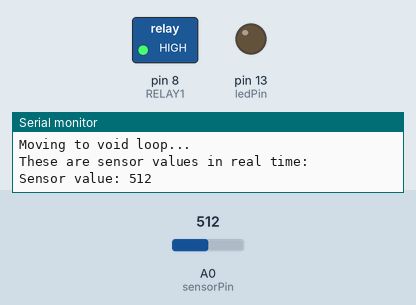
This sketch was run on a simulated Arduino Uno, built with avr-gcc and run on an emulated ATmega328P. On the bench: switched loads named in the sketch (green lamp = pin HIGH), output pins drawn as LEDs (lit = HIGH), the last lines printed to the serial monitor. The inputs (shaded band) are chosen by the test bench; at power-on: A0 (sensorPin) = 512.

Above: at 3.7 s.
3.8 s: A0 (sensorPin) set to 533
At 6.3 s:
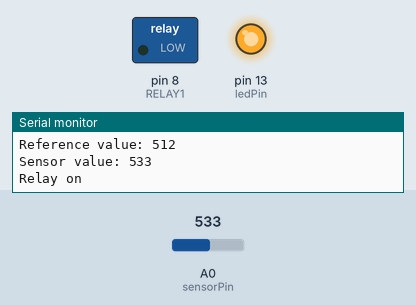
Timing chart, 0 to 7.8 s (numbered marks = the images above; inputs shaded):
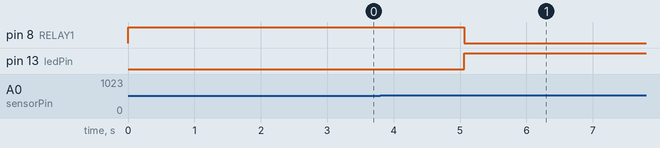

Measured:
- the behaviour switches between 517 and 518 on A0 (sensorPin) (found by bisection; images 0 and 1)
- after the input at 3.8 s, pin 8 (RELAY1): HIGH → LOW after 1.3 s; pin 13 (ledPin): LOW → HIGH after 1.3 s

The sketch:

Sparking_Palm.ino
```cpp
/*Microphone connections:
A0 = A0
G = GND
+ = 5V
D0 = "No need to connect"

Relay INPUT connections:
VCC = 5V
GND = GND
INT = pin 8

Relay OUTPUT:
-Rotate relay until all OUTPUT connections are on your right
-Now count OUTPUTS from top to bottom. Connect first cable to 4th and another to 5th OUTPUT of the relay. Doesn't matter which way.
*/
#define RELAY1  8
int previous_round = 0; //Was relay on during previous round?
int current_round = 0; //Is relay on this round?

int sensorPin = A0; // select the input pin for the potentiometer
int ledPin = 13; // select the pin for the LED
int sensorValue = 0; // variable to store the value coming from the sensor
int sensorValue_reference = 270; //I use 270 as reference preference here. You have to adjust your potentiometer on your mic to the same value aswell.
//It seems that the value of the sensor is rising over time if you keep it on for a longer time. This variable sets it always to certain point when resetting the Arduino.


void setup ()
{
  pinMode(RELAY1, OUTPUT);
  digitalWrite(RELAY1,HIGH);          // Turns Relay Off
  pinMode (ledPin, OUTPUT);
  Serial.begin (9600);
  int sensorValue_reference1 = analogRead (sensorPin);//reading the reference value
  delay(100);
  int sensorValue_reference2 = analogRead (sensorPin);//reading the reference value
  delay(100);
  int sensorValue_reference3 = analogRead (sensorPin);//reading the reference value
  delay(100);
  int sensorValue_reference4 = analogRead (sensorPin);//reading the reference value
  delay(100);
  int sensorValue_reference5 = analogRead (sensorPin);//reading the reference value
  delay(100);
  sensorValue_reference = (sensorValue_reference1 + sensorValue_reference2 + sensorValue_reference3 + sensorValue_reference4 + sensorValue_reference5)/5;
  Serial.println ("Reference sensor value:");
  Serial.println (sensorValue_reference, DEC);
  delay(1000);
  Serial.println("Moving to void loop...");
  delay(1000);
  Serial.println("These are sensor values in real time: ");
}

void loop ()
{
  previous_round = current_round;
  sensorValue = analogRead (sensorPin);
  delay (sensorValue);
  //delay (sensorValue);
  Serial.print ("Sensor value: ");
  Serial.println (sensorValue, DEC);
  trigger(sensorValue_reference - 5, sensorValue_reference + 5);//NOTE: When measured value change +-5 compared to reference value relay willl be triggered. //NOTE: This value (5) varies a lot because of unideal components. Try to find a right value for yourself. Mine have been between 2 and 10.
  check_relay_current_and_previous_status();
}

void trigger(int limit2, int limit1){ //Triggers the relay and LED on Arduino board when value read from mic changes
  if (sensorValue > limit1 or sensorValue < limit2) {
    Serial.println("Relay on");
    digitalWrite (ledPin, HIGH);
    digitalWrite(RELAY1,LOW);           // Turns ON Relays 1
    delay(500);
    Serial.print("Reference value: ");
    Serial.println(sensorValue_reference);
    current_round = 1;
    }
  else if (sensorValue <= limit1 or sensorValue >= limit2){
    //Serial.println("Relay off");
    digitalWrite (ledPin, LOW);
    digitalWrite(RELAY1,HIGH);          // Turns Relay Off
    delay(500);
    current_round = 0;
  }
  }

void check_relay_current_and_previous_status(){//Mic's values drop about 57 when relay is on. To compensate that we have to make a function that increases and decreases by 57 when needed.
  if (previous_round == 1 and current_round == 0){
    sensorValue_reference = sensorValue_reference + 57; //NOTE: This value (57) varies a lot because of unideal components. Try to find a right value for yourself. Mine have been between 10 and 60.
    Serial.print("Reference value: ");
    Serial.println(sensorValue_reference);}
  else if (previous_round == 0 and current_round == 1){
    sensorValue_reference = sensorValue_reference - 57;
    }

  }
```
